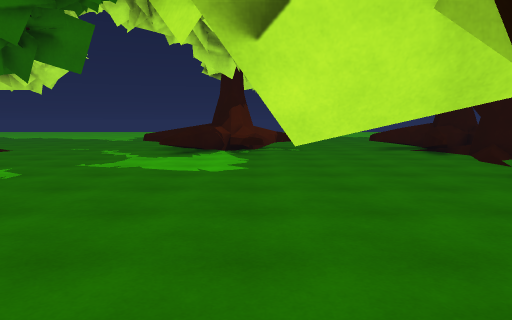
[1] (above)

24 first-person views from a walk through a Unity game level. The camera is 1.4 m above the floor, tilts 6° down and sees 70° across. The floor is counted in squares, 1 m on a side. Each view is taken from the middle of a square. On the plan, view 1 faces up. The plan holds only what a view shows up to about 16 squares ahead; the rest is blank. The place goes on beyond the plan. Surface patterns are stand-ins for the level's own textures.

[2]
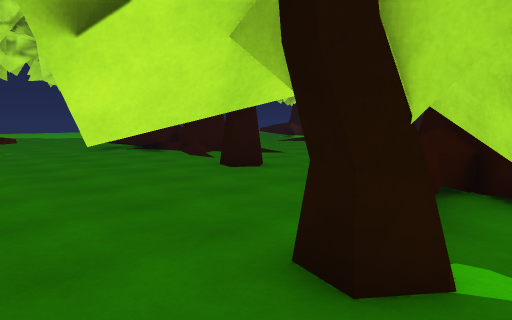

[3]
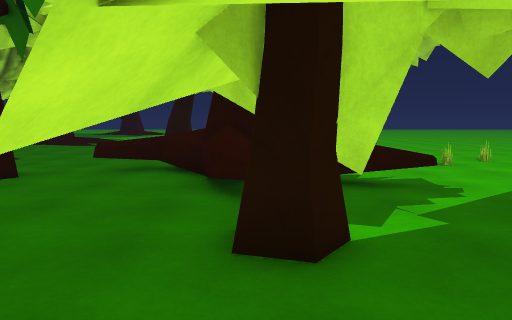

[4]
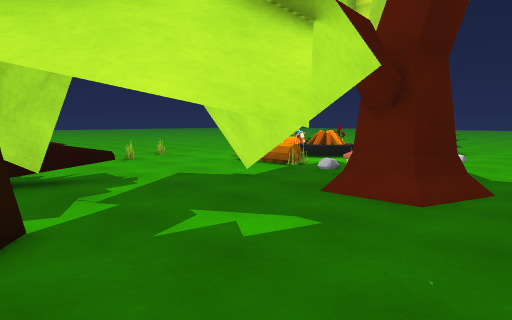

[5]
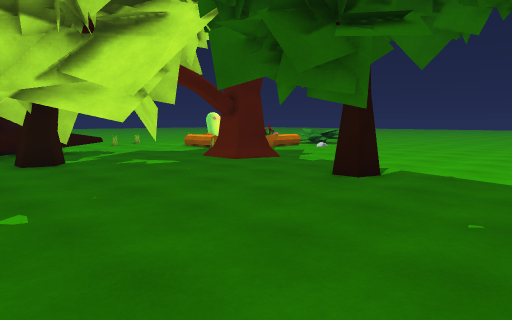

[6]
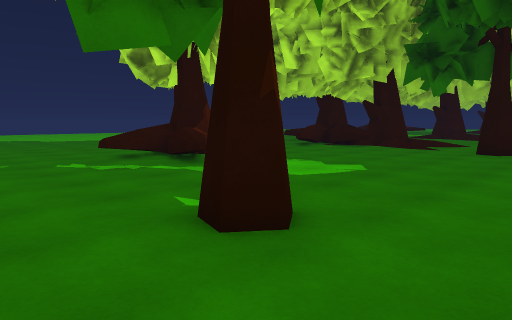

[7]
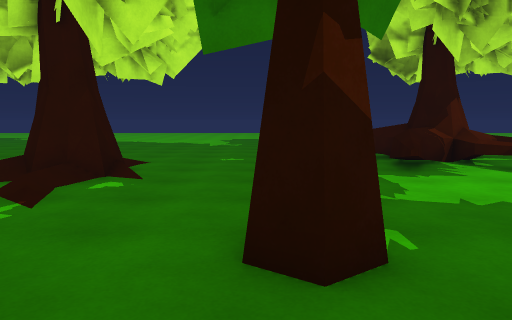

[8]
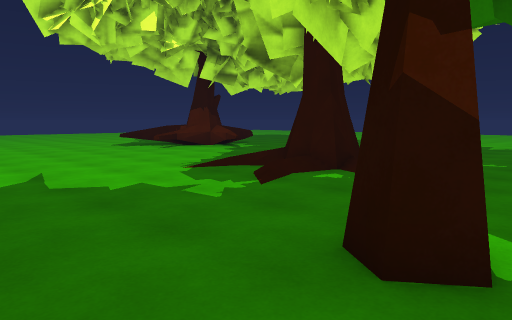

[9]
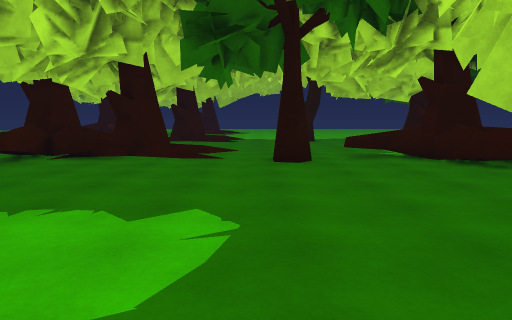

[10]
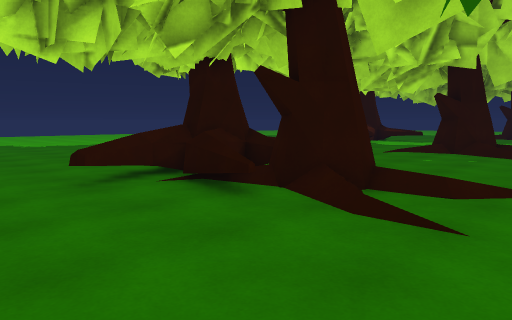

[11]
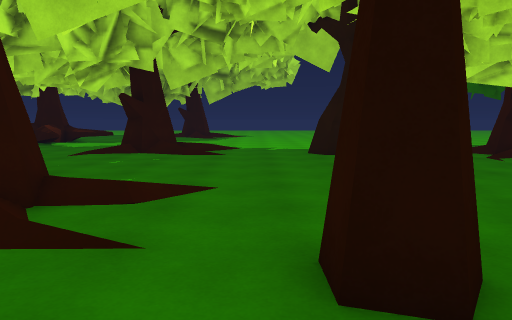

[12]
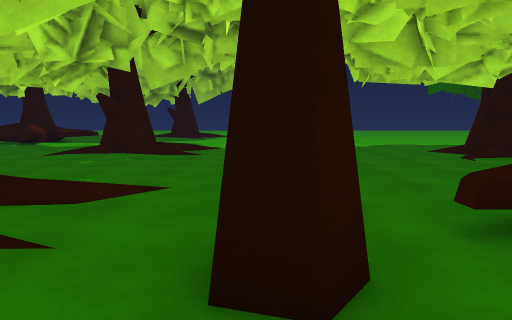

[13]
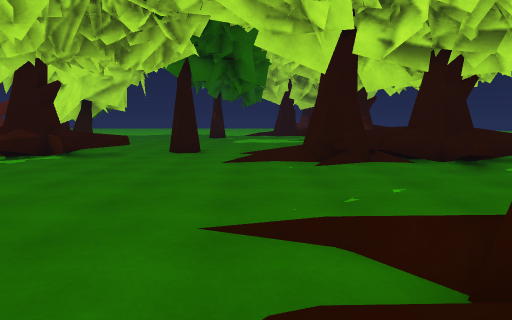

[14]
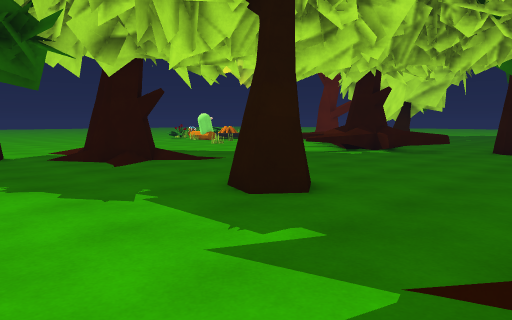

[15]
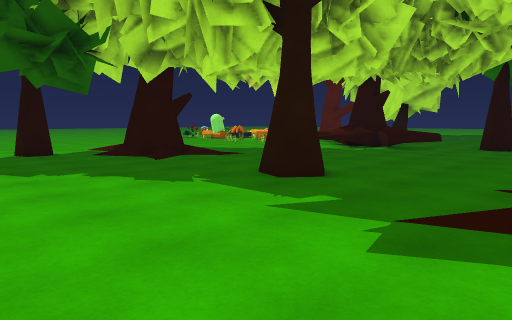

[16]
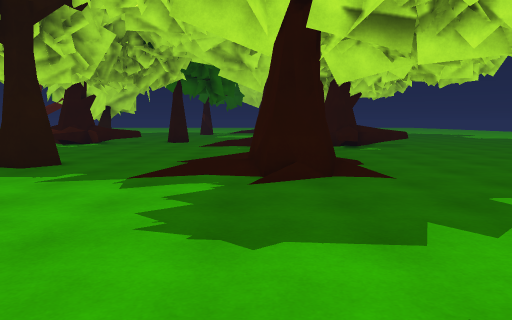

[17]
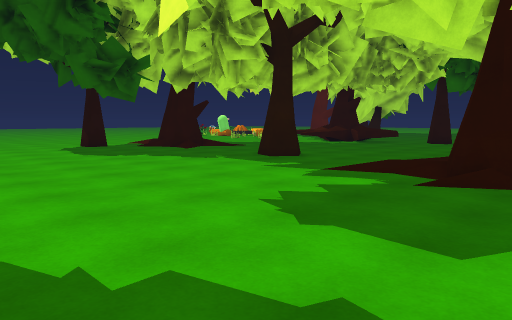

[18]
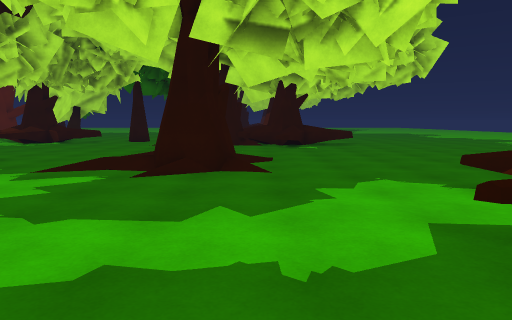

[19]
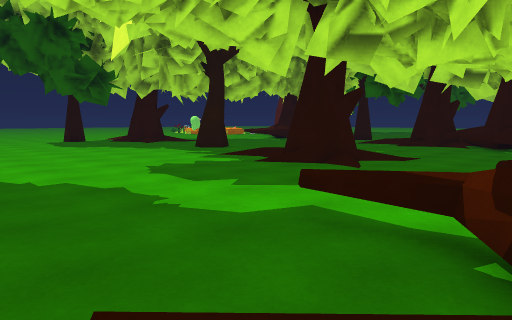

[20]
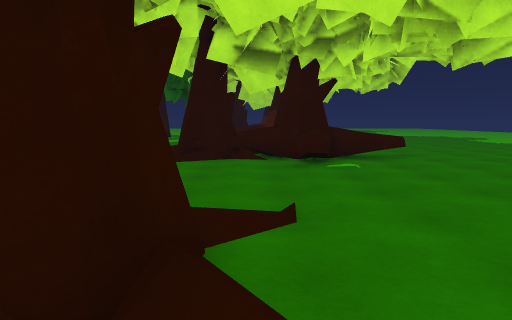

[21]
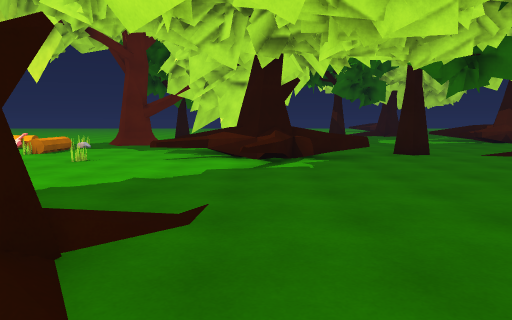

[22]
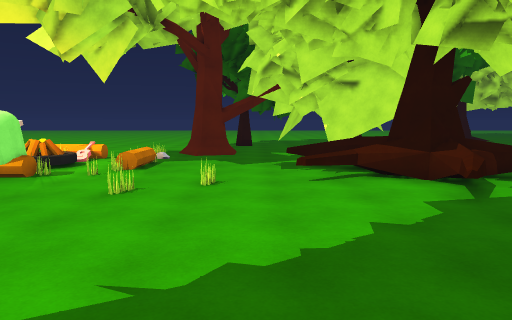

[23]
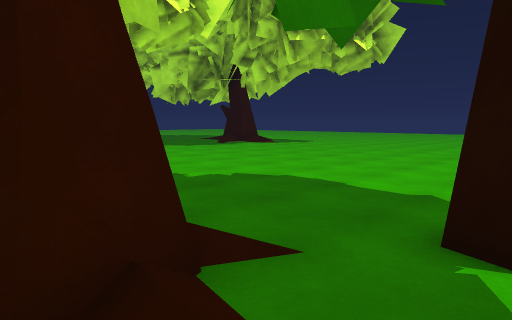

[24]
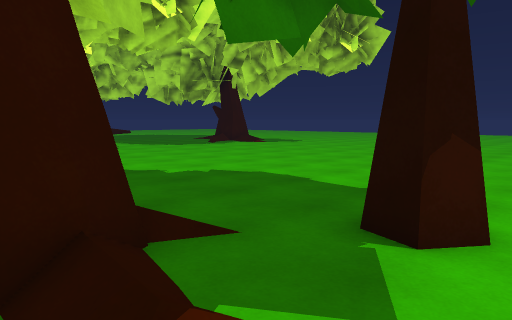

### Floor plan
Key: @ floor where view 1 was taken; # wall or solid block; x gap in a wall; . floor; / step, stairs or slope; = window, fence, low wall or low ledge; T tree; H thing the floor can be seen under or through; O other object.
Columns run from 18 left of view 1 to 33 right of it. Each row starts with its distance up from view 1.
 23         ....           ...  x..............       =.
 22         .....          ...   =.............#= ==..=
 21      .........         ....  =.................=...
 20      ..........    ..  .... ##.................=...
 19      ........==####==  .#==###==...................
 18       .......=.=###.=...=..### .#..................
 17       /........===........=##=......../.............
 16       #.......==.=#.......=###......../##..........
 15 ..  ###.......=...=.......=####......./###.........
 14 ..  O##....................O##/......./##..........
 13 ..././....................////.......././.........
 12 ..././/.................../../........../.........
 11 ..................................................
 10 ..................................................
  9 ..........TT.............TT.......................
  8 ...........T.............T#......................
  7 ......................................##.........
  6     ......................==..........##.........
  5        . .. . .............=......................
  4          .................==.......................
  3         .......... # ..=####=#......................
  2         ...........TTT=#####===.....................
  1         ........H .HHHH. ##=........................
  0         ........ .@..HH.=##=.........##.............
 -1         .........HHHH ..=..=#........###............
 -2         ...T........................ ###.........
 -3         ....#....................... //.......   ..
 -4          ...T.....##........O.......  /..#T........
 -5          ........###................ . ...T...
 -6          .... ...##  ........O.....  .  ..

Where each view was taken, in squares from view 1:
view 1: 0 up, 0 right, facing up
view 2: 0 up, 1 left, facing up-right
view 3: 2 up, 2 left, facing right
view 4: 2 up, 3 left, facing down-right
view 5: 5 up, 11 left, facing down-right
view 6: 5 up, 11 left, facing up-right
view 7: 5 up, 8 left, facing up
view 8: 5 up, 6 left, facing up-left
view 9: 10 up, 6 left, facing right
view 10: 10 up, 3 right, facing up-right
view 11: 10 up, 4 right, facing right
view 12: 9 up, 4 right, facing right
view 13: 12 up, 24 right, facing left
view 14: 12 up, 26 right, facing down-left
view 15: 13 up, 28 right, facing down-left
view 16: 14 up, 32 right, facing left
view 17: 17 up, 32 right, facing down-left
view 18: 17 up, 33 right, facing left
view 19: 23 up, 33 right, facing down-left
view 20: 17 up, 25 right, facing left
view 21: 2 up, 23 right, facing left
view 22: 3 down, 20 right, facing left
view 23: 5 down, 19 right, facing up-right
view 24: 6 down, 19 right, facing up-right
